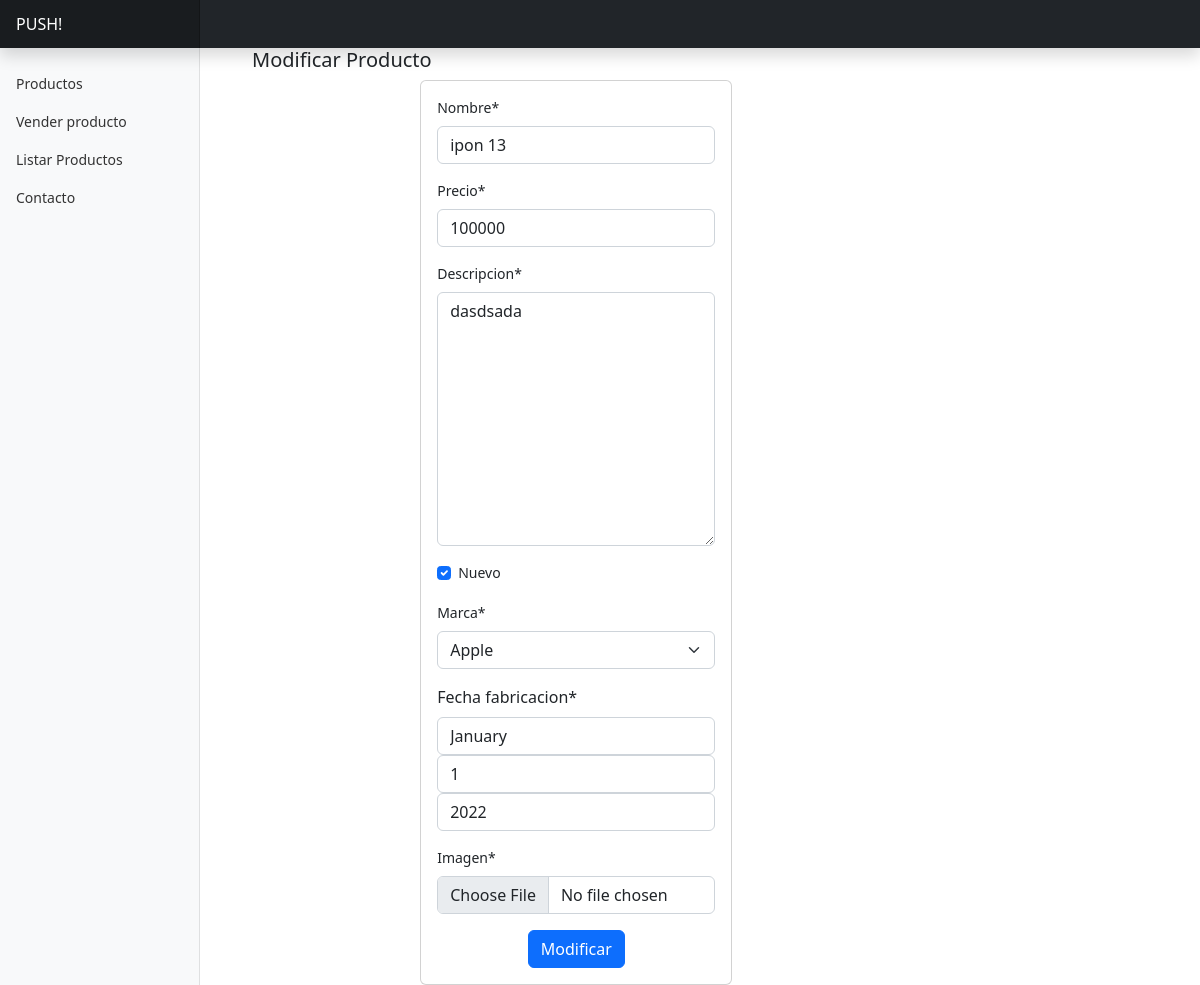
/modificar-producto/7/, run on the app's committed database.
### core/models.py (models this page shows, shortened)
class Producto(models.Model):
    nombre = models.CharField(max_length=50)
    precio = models.IntegerField()
    descripcion = models.TextField()
    nuevo = models.BooleanField()
    marca = models.ForeignKey(Marca, on_delete=models.PROTECT)
    fecha_fabricacion = models.DateField()
    imagen = models.ImageField(upload_to="productos", null=True)

class Marca(models.Model):
    nombre = models.CharField(max_length=50)
    def __str__(self):
        return self.nombre

### core/views.py (the view, shortened to what this page needs)
# urls.py: path('modificar-producto/<id>/', modificar_producto, name="modificar_producto"),
def modificar_producto(request, id):
    producto = get_object_or_404(Producto, id=id)
    data = {
        'form': ProductoForm(instance=producto)
    }
    return render(request, 'core/CRUD/modificar.html', data)

### core/forms.py
class ProductoForm(forms.ModelForm):
    class Meta:
        model = Producto
        fields = '__all__'
        widgets = {
        "fecha_fabricacion": forms.SelectDateWidget()
        }

### core/templates/core/CRUD/modificar.html (shortened to what this page needs)
{% extends 'core/base.html' %}
{% block container %}
{% load crispy_forms_tags %}
        <div class="row">
            <h5>Modificar Producto</h5>
            <div class="col-12 col-md-6 offset-md-3">
                    <div class="card">
                        <div class="card-body">
                <form action="" method="post" enctype="multipart/form-data">
                    {{ form | crispy }}
                    <div class="d-flex justify-content-center">
                            <input type="submit" value="Modificar" class="btn btn-primary">
                    </div>
                </form>
            </div>
        </div>
    </div>
</div>
{% endblock container %}

### core/static/core/css/dashboard.css (style rules this page uses)
body { font-size: .875rem; }

### data on the page
Producto: nombre "ipon 13", precio "100000", descripcion "dasdsada", nuevo "☑", marca "Apple"
